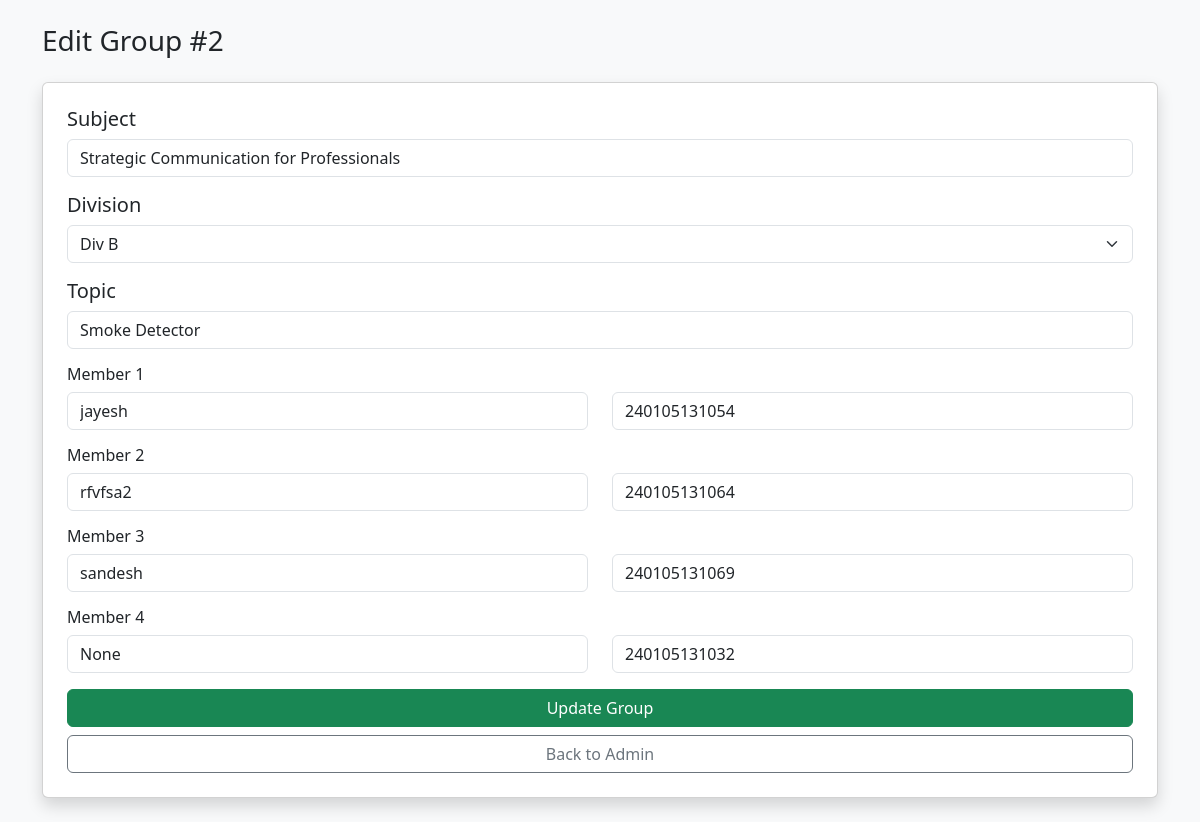
Screenshot of /admin/edit/2 (signed in) with the database file from the repository.
### app.py (models this page shows)
class Group(db.Model):
    __tablename__ = "groups"
    id = db.Column(db.Integer, primary_key=True)
    subject = db.Column(db.String(100), nullable=False, default=DEFAULT_SUBJECT_KEY, index=True)
    division = db.Column(db.String(1), nullable=False, default=DEFAULT_DIVISION, index=True)
    topic = db.Column(db.String(200))
    m1_name = db.Column(db.String(100))
    m1_prn = db.Column(db.String(100))
    m2_name = db.Column(db.String(100))
    m2_prn = db.Column(db.String(100))
    m3_name = db.Column(db.String(100))
    m3_prn = db.Column(db.String(100))
    m4_name = db.Column(db.String(100))
    m4_prn = db.Column(db.String(100))

### app.py (the view, shortened to what this page needs)
@app.route("/admin/edit/<int:group_id>", methods=["GET", "POST"])
def edit_group(group_id):
    admin_redirect = admin_required_redirect()
    if admin_redirect:
        return admin_redirect
    group = Group.query.get_or_404(group_id)
    selected_division_view = normalize_division(
        request.values.get("selected_division"), allow_all=True
    )
    selected_division = normalize_division(request.args.get("division") or group.division)
    return render_template(
        "edit_group.html",
        group=group,
        divisions=DIVISIONS,
        selected_subject=SUBJECTS_BY_KEY[DEFAULT_SUBJECT_KEY],
        selected_division=selected_division,
        selected_division_view=selected_division_view,
    )

### app.py (called while the page is built)
def normalize_division(division, allow_all=False):
    value = (division or "").strip().upper()
    if allow_all and value == ALL_DIVISIONS_KEY.upper():
        return ALL_DIVISIONS_KEY
    if value in DIVISIONS:
        return value
    return DEFAULT_DIVISION

def admin_required_redirect():
    if not session.get("is_admin"):
        return redirect(url_for("admin"))
    return None

### templates/edit_group.html (shortened to what this page needs)
<!DOCTYPE html>
<html>
<head>
    <link href="https://cdn.jsdelivr.net/npm/bootstrap@5.3.2/dist/css/bootstrap.min.css" rel="stylesheet">
</head>
<body class="p-4 bg-light">
<div class="container">
<h3 class="mb-4">Edit Group #{{ group.id }}</h3>
<div class="card p-4 shadow">
<form method="POST">
<h5>Subject</h5>
<input type="text" class="form-control mb-3" value="{{ selected_subject.name }}" readonly>
<h5>Division</h5>
<select name="division" class="form-select mb-3" required>
    {% for division in divisions %}
    <option value="{{ division }}" {% if division == selected_division %}selected{% endif %}>
        Div {{ division }}
    </option>
    {% endfor %}
</select>
<h5>Topic</h5>
<input type="text" name="topic" class="form-control mb-3" value="{{ group.topic }}" required>
<h6>Member 1</h6>
<div class="row mb-3">
    <div class="col-md-6">
        <input type="text" name="m1_name" class="form-control" value="{{ group.m1_name or '' }}">
    </div>
    <div class="col-md-6">
        <input type="text" name="m1_prn" class="form-control" value="{{ group.m1_prn or '' }}">
    </div>
</div>
<h6>Member 2</h6>
<div class="row mb-3">
    <div class="col-md-6">
        <input type="text" name="m2_name" class="form-control" value="{{ group.m2_name or '' }}">
    </div>
    <div class="col-md-6">
        <input type="text" name="m2_prn" class="form-control" value="{{ group.m2_prn or '' }}">
    </div>
</div>
<h6>Member 3</h6>
<div class="row mb-3">
    <div class="col-md-6">
        <input type="text" name="m3_name" class="form-control" value="{{ group.m3_name or '' }}">
    </div>
    <div class="col-md-6">
        <input type="text" name="m3_prn" class="form-control" value="{{ group.m3_prn or '' }}">
    </div>
</div>
<h6>Member 4</h6>
<div class="row mb-3">
    <div class="col-md-6">
        <input type="text" name="m4_name" class="form-control" value="{{ group.m4_name or '' }}">
    </div>
    <div class="col-md-6">
        <input type="text" name="m4_prn" class="form-control" value="{{ group.m4_prn or '' }}">
    </div>
</div>
<button type="submit" class="btn btn-success w-100 mb-2">Update Group</button>
<a href="{{ url_for('admin', division=selected_division_view) }}" class="btn btn-outline-secondary w-100">Back to Admin</a>
</form>
</div>
</div>
</body>
</html>

### rows the page displays
Group: id "2", topic "Smoke Detector", m1_name "jayesh", m1_prn "240105131054", m2_name "rfvfsa2", m2_prn "240105131064", m3_name "sandesh", m3_prn "240105131069", m4_name "None", m4_prn "240105131032"
